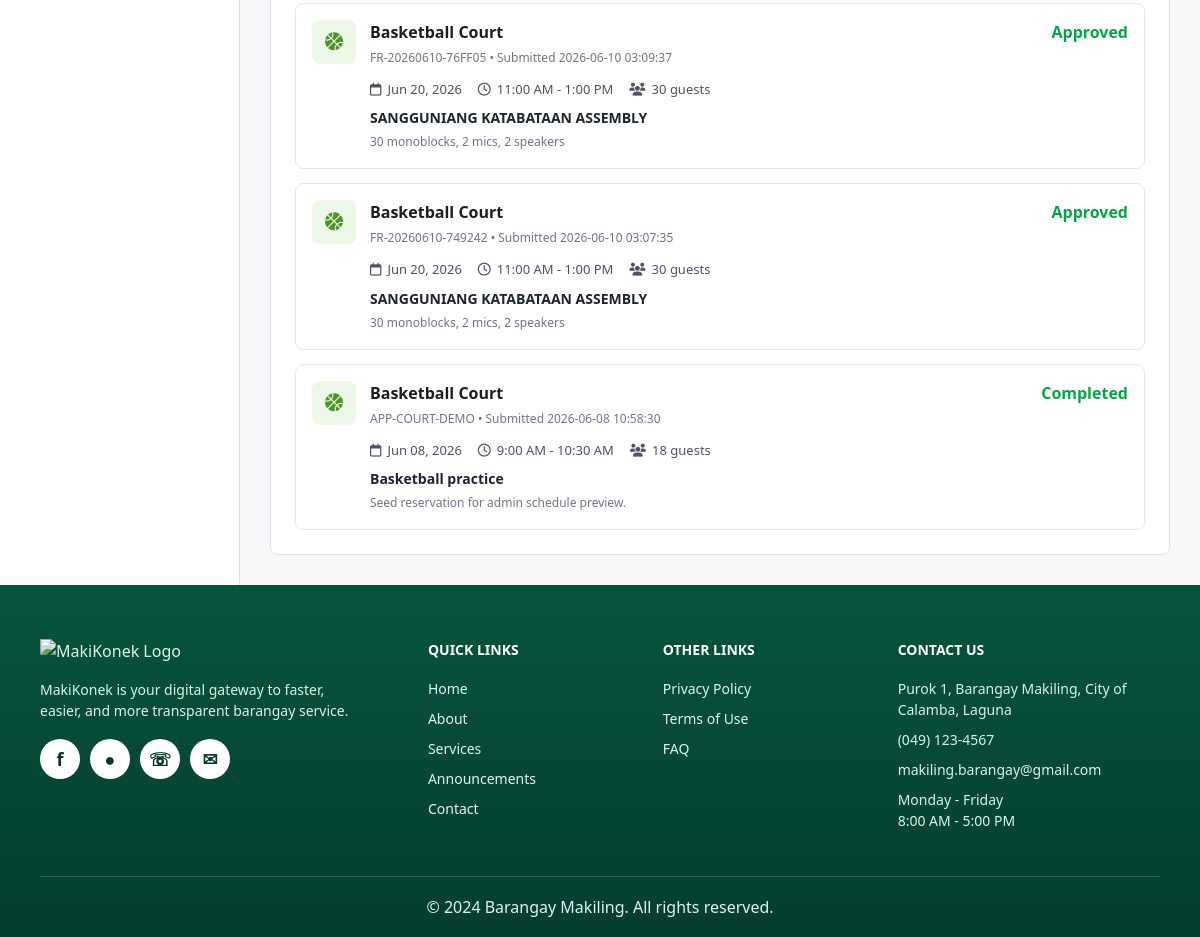
Page /Web_App/resident/reservations.php (signed in, lower part) on the earlier database version.
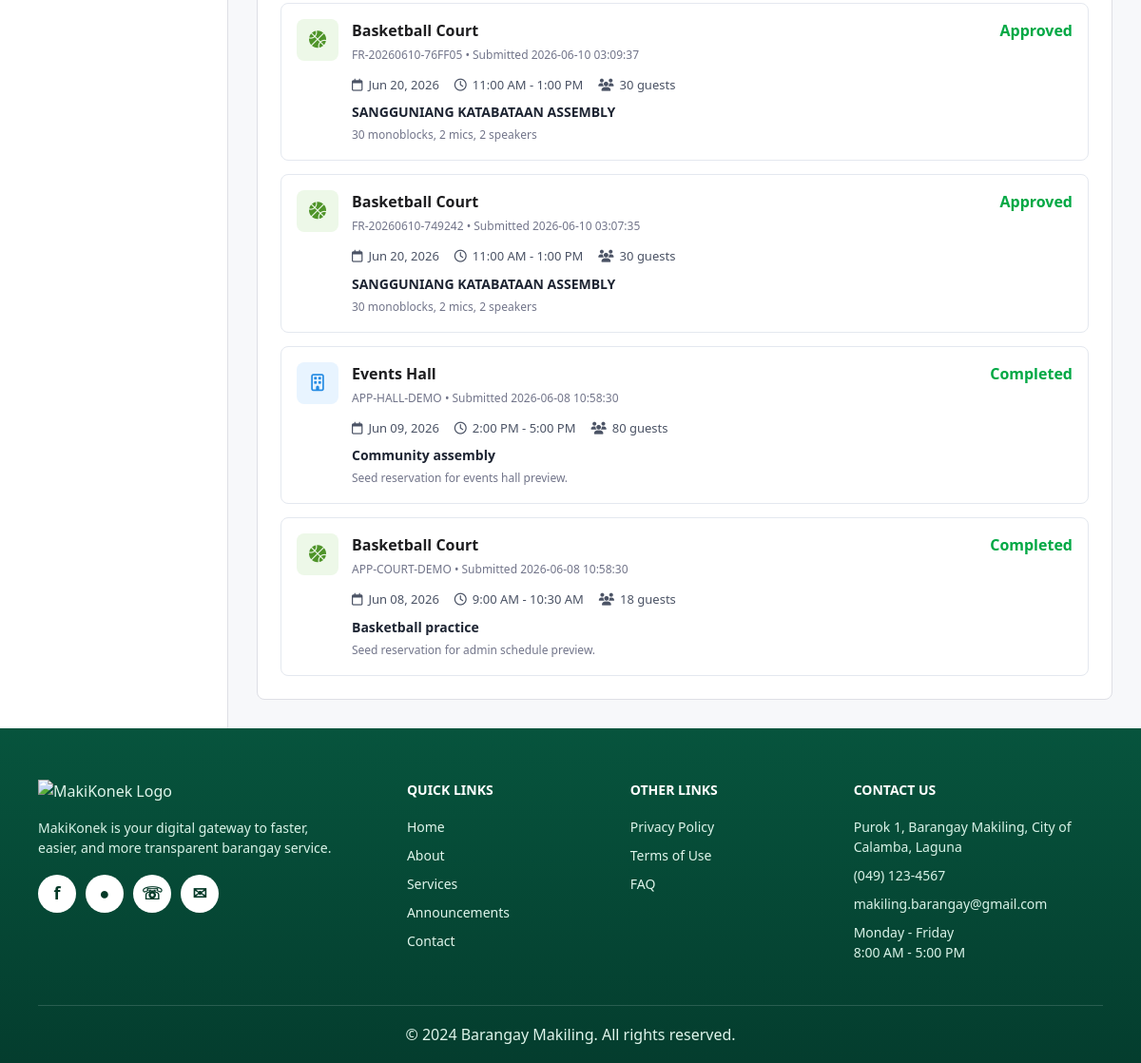
Same page on the later database version.
### tables this page shows
CREATE TABLE IF NOT EXISTS `facility_reservations` (
  `reservation_id` int(11) NOT NULL AUTO_INCREMENT,
  `user_id` int(11) NOT NULL,
  `facility_id` int(11) NOT NULL,
  `reference_no` varchar(50) NOT NULL,
  `reservation_date` date NOT NULL,
  `start_time` time NOT NULL,
  `end_time` time NOT NULL,
  `expected_guests` int(11) NOT NULL,
  `purpose` text NOT NULL,
  `additional_notes` text DEFAULT NULL,
  `reservation_fee` decimal(10,2) DEFAULT NULL,
  `status` varchar(20) DEFAULT 'pending',
  `created_at` timestamp NOT NULL DEFAULT current_timestamp(),
  PRIMARY KEY (`reservation_id`),
  KEY `user_id` (`user_id`),
  KEY `facility_id` (`facility_id`)
);

CREATE TABLE IF NOT EXISTS `facilities` (
  `facility_id` int(11) NOT NULL AUTO_INCREMENT,
  `name` varchar(100) NOT NULL,
  `description` text DEFAULT NULL,
  `base_fee` decimal(10,2) NOT NULL,
  `open_time` time NOT NULL,
  `close_time` time NOT NULL,
  `max_guests` int(11) NOT NULL,
  PRIMARY KEY (`facility_id`)
);

### Web_App/resident/reservations.php (the view, shortened to what this page needs)
<?php
require_once __DIR__ . '/../includes/db_connect.php';
$resident_id = (int) $_SESSION['resident_id'];
$reservations_stmt = mysqli_prepare($conn, "
    SELECT fr.reference_no, fr.reservation_date, fr.start_time, fr.end_time,
           fr.expected_guests, fr.purpose, fr.additional_notes, fr.status, fr.created_at,
           f.name AS facility
    FROM facility_reservations fr
    JOIN facilities f ON fr.facility_id = f.facility_id
    WHERE fr.user_id = ?
    ORDER BY fr.created_at DESC, fr.reservation_id DESC
");
mysqli_stmt_bind_param($reservations_stmt, "i", $resident_id);
mysqli_stmt_execute($reservations_stmt);
$reservations_result = mysqli_stmt_get_result($reservations_stmt);
$myReservations = [];
while ($row = mysqli_fetch_assoc($reservations_result)) {
    $myReservations[] = $row;
}
?>
<!DOCTYPE html>
<html lang="en">
<head>
    <link rel="stylesheet" href="https://cdnjs.cloudflare.com/ajax/libs/font-awesome/6.5.0/css/all.min.css">
    <link rel="stylesheet" href="../assets/css/header.css?v=20260608a">
    <link rel="stylesheet" href="../assets/css/footer.css?v=20260529e">
    <link rel="stylesheet" href="../assets/css/resident.css?v=20260610a">
</head>
<body class="resident-page">
    <div class="resident-shell">
        <?php include __DIR__ . '/partials/resident_sidebar.php'; ?>
        <main class="resident-main">
            <section class="reservations-container">
                <?php if (empty($myReservations)): ?>
                <div class="empty-reservations">
                    <i class="fa-regular fa-calendar"></i>
                    <h3>No reservations yet</h3>
                    <p>Book a facility to see your reservations here</p>
                </div>
                <?php else: ?>
                <div class="reservation-list">
                    <?php foreach ($myReservations as $reservation): ?>
                    <article class="reservation-item">
                        <div class="reservation-item-icon <?php echo $reservation['facility'] === 'Basketball Court' ? 'court' : 'hall'; ?>">
                            <i class="<?php echo $reservation['facility'] === 'Basketball Court' ? 'fa-solid fa-basketball' : 'fa-regular fa-building'; ?>"></i>
                        </div>
                        <div class="reservation-item-body">
                            <div class="reservation-item-top">
                                <div>
                                    <h3><?php echo htmlspecialchars($reservation['facility']); ?></h3>
                                    <span><?php echo htmlspecialchars($reservation['reference_no']); ?> • Submitted <?php echo htmlspecialchars($reservation['created_at']); ?></span>
                                </div>
                                <strong class="status <?php echo htmlspecialchars(strtolower($reservation['status'])); ?>"><?php echo htmlspecialchars($reservation['status']); ?></strong>
                            </div>
                            <div class="reservation-details">
                                <span><i class="fa-regular fa-calendar"></i><?php echo date('M d, Y', strtotime($reservation['reservation_date'])); ?></span>
                                <span><i class="fa-regular fa-clock"></i><?php echo date('g:i A', strtotime($reservation['start_time'])); ?> - <?php echo date('g:i A', strtotime($reservation['end_time'])); ?></span>
                                <span><i class="fa-solid fa-users"></i><?php echo htmlspecialchars((string) $reservation['expected_guests']); ?> guests</span>
                            </div>
                            <p><?php echo htmlspecialchars($reservation['purpose']); ?></p>
                            <?php if (!empty($reservation['additional_notes'])): ?>
                            <small><?php echo htmlspecialchars($reservation['additional_notes']); ?></small>
                            <?php endif; ?>
                        </div>
                    </article>
                    <?php endforeach; ?>
                </div>
                <?php endif; ?>
            </section>
        </main>
    </div>
    <?php
    $footerBase = '../public/';
    $footerAssetBase = '../assets';
    include __DIR__ . '/../includes/footer.php';
    ?>
</body>
</html>

### Web_App/resident/partials/resident_sidebar.php (shortened to what this page needs)
<aside class="resident-sidebar">
</aside>

### Web_App/includes/footer.php (shortened to what this page needs)
<?php
$footerBase = $footerBase ?? '';
$footerAssetBase = $footerAssetBase ?? '../assets';
?>
<footer class="site-footer">
    <div class="footer-grid">
        <div>
            <img class="footer-logo" src="<?php echo $footerAssetBase; ?>/img/logo-makikonek.png" alt="MakiKonek Logo">
            <p>MakiKonek is your digital gateway to faster, easier, and more transparent barangay service.</p>
            <div class="social-row" style="display: flex; gap: 10px; align-items: center;">
                <a href="#">f</a>
                <a href="#">●</a>
                <a href="#">☏</a>
                <a href="#">✉</a>
            </div>
        </div>
        <div>
            <h3>Quick Links</h3>
            <a href="<?php echo $footerBase; ?>index.php">Home</a>
            <a href="<?php echo $footerBase; ?>about.php">About</a>
            <a href="<?php echo $footerBase; ?>services.php">Services</a>
            <a href="<?php echo $footerBase; ?>announcements.php">Announcements</a>
            <a href="<?php echo $footerBase; ?>index.php#contact">Contact</a>
        </div>
        <div>
            <h3>Other Links</h3>
            <a href="#">Privacy Policy</a>
            <a href="#">Terms of Use</a>
            <a href="#">FAQ</a>
        </div>
        <div>
            <h3>Contact Us</h3>
            <p>Purok 1, Barangay Makiling, City of Calamba, Laguna</p>
            <p>(049) 123-4567</p>
            <p>makiling.barangay@gmail.com</p>
            <p>Monday - Friday<br>8:00 AM - 5:00 PM</p>
        </div>
    </div>
    <div class="copyright">
        &copy; 2024 Barangay Makiling. All rights reserved.
    </div>
</footer>

### Web_App/assets/css/footer.css (style rules this page uses)
.site-footer { color: #dff5eb; background: linear-gradient(180deg, #07543d, #043d2e); }
.footer-grid { display: grid; width: min(1120px, calc(100% - 40px)); grid-template-columns: 1.5fr 0.8fr 0.8fr 1.2fr; gap: 60px; margin: 0 auto; padding: 54px 0 36px; }
.footer-logo { width: 170px; margin-bottom: 16px; }
.site-footer h3 { margin: 0 0 18px; color: #fff; font-size: 14px; text-transform: uppercase; }
.site-footer p, .site-footer a { display: block; margin: 0 0 9px; color: #d9f3e8; font-size: 14px; }
.social-row { display: flex; gap: 12px; margin-top: 18px; }
.social-row a { display: inline-flex; width: 34px; height: 34px; align-items: center; justify-content: center; border-radius: 50%; color: #004733; background: #fff; font-weight: 900; }
.copyright { width: min(1120px, calc(100% - 40px)); margin: 0 auto; border-top: 1px solid rgba(255, 255, 255, 0.15); padding: 18px 0; text-align: center; }

### Web_App/assets/css/resident.css (style rules this page uses)
:root { --resident-green: #75b83b; --resident-green-dark: #26912f; --resident-green-soft: #e8f6e7; --resident-blue: #1769ff; --resident-orange: #ff5b20; --resident-purple: #8a35ff; --resident-ink: #1d1d1f; --resident-muted: #72758a; --resident-line: #dedfe5; --resident-bg: #f7f8fa; --resident-card: #fff; --resident-radius: 8px; --resident-shadow: 0 16px 34px rgba(23, 33, 48, 0.08); }
* { box-sizing: border-box; }
body.resident-page { margin: 0; color: var(--resident-ink); background: var(--resident-bg); font-family: "Aptos", "Segoe UI", system-ui, sans-serif; line-height: 1.5; }
body.resident-page a { color: inherit; text-decoration: none; }
body.resident-page img { display: block; max-width: 100%; }
.resident-shell { display: grid; grid-template-columns: 240px minmax(0, 1fr); width: min(1260px, 100%); margin: 0 auto; }
.resident-sidebar { min-height: calc(100vh - 70px); border-right: 1px solid var(--resident-line); background: #fff; padding: 20px 14px; }
.resident-main { min-width: 0; padding: 30px; }
.status { font-weight: 800; }
.status.approved, .status.completed { color: #00a844; }
.reservations-container { border: 1px solid var(--resident-line); border-radius: var(--resident-radius); background: #fff; padding: 24px; }
.reservation-list { display: grid; gap: 14px; }
.reservation-item { display: grid; grid-template-columns: auto 1fr; gap: 14px; border: 1px solid #e4e8ef; border-radius: 8px; padding: 16px; background: #fff; }
.reservation-item-icon { display: grid; width: 44px; height: 44px; place-items: center; border-radius: 8px; font-size: 18px; }
.reservation-item-icon.court { color: #4f9429; background: #edf8e8; }
.reservation-item-icon.hall { color: #258be3; background: #e8f4ff; }
.reservation-item-body { min-width: 0; }
.reservation-item-top { display: flex; align-items: flex-start; justify-content: space-between; gap: 16px; }
.reservation-item h3 { margin: 0; font-size: 16px; }
.reservation-item-top span, .reservation-item small { color: var(--resident-muted); font-size: 12px; }
.reservation-details { display: flex; flex-wrap: wrap; gap: 10px 16px; margin: 12px 0 8px; color: #4b5365; font-size: 13px; }
.reservation-details span { display: inline-flex; align-items: center; gap: 6px; }
.reservation-item p { margin: 0; color: #1d2432; font-size: 14px; font-weight: 700; }

### Web_App/includes/footer.php (style rules this page uses)
.social-row a { display: inline-flex !important; align-items: center !important; justify-content: center !important; width: 40px !important; height: 40px !important; background-color: #ffffff !important; color: #043927 !important; border-radius: 50% !important; text-decoration: none !important; font-weight: bold !important; font-size: 18px !important; }

Differences in the rows shown:
now on this page (row edited): facility_reservations: facility.name "Events Hall", reference_no "APP-HALL-DEMO", created_at "2026-06-08 10:58:30", status "Completed", reservation_date "Jun 09, 2026", start_time "2:00 PM", end_time "5:00 PM", expected_guests "80", purpose "Community assembly", additional_notes "Seed reservation for events hall preview."
